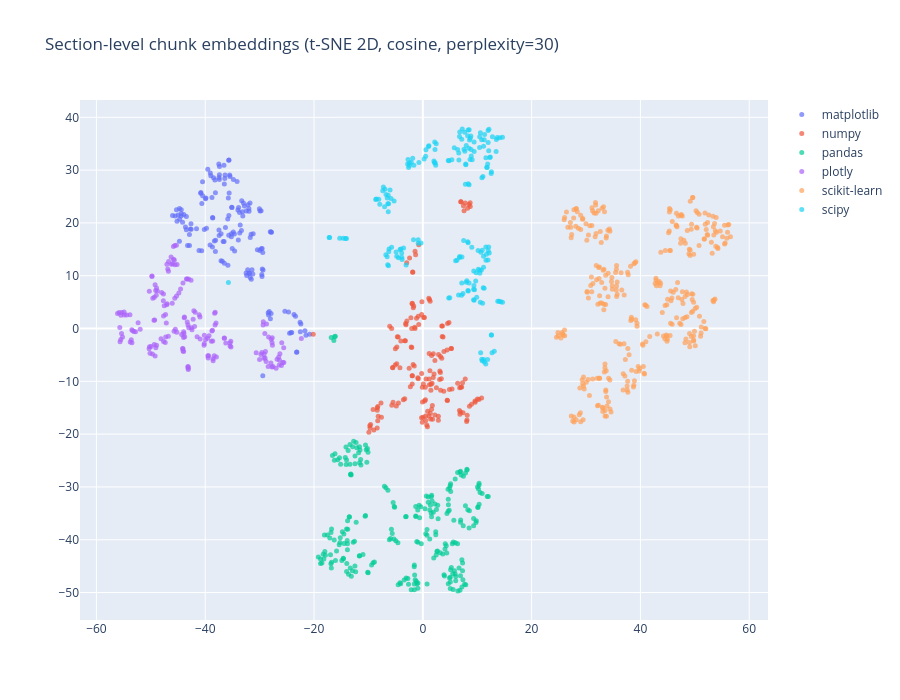

The notebook cell saved with this chart:
### Code cell
tsne_2d = plot_tsne(X, meta, dims=2)

### Figure 1 — Plotly figure (JSON) as saved in the notebook; plotly's stock layout.template omitted (floating-point values rounded to 4 significant figures; data arrays with more than 128 entries replaced by an {"elided": "..."} marker saying what was removed)
{"data": [{"hovertemplate": "%{text}<extra>matplotlib</extra>", "marker": {"opacity": 0.7, "size": 5}, "mode": "markers", "name": "matplotlib", "text": {"elided": "151 str values"}, "type": "scatter", "x": {"elided": "151 float values"}, "y": {"elided": "151 float values"}}, {"hovertemplate": "%{text}<extra>numpy</extra>", "marker": {"opacity": 0.7, "size": 5}, "mode": "markers", "name": "numpy", "text": {"elided": "164 str values"}, "type": "scatter", "x": {"elided": "164 float values"}, "y": {"elided": "164 float values"}}, {"hovertemplate": "%{text}<extra>pandas</extra>", "marker": {"opacity": 0.7, "size": 5}, "mode": "markers", "name": "pandas", "text": {"elided": "243 str values"}, "type": "scatter", "x": {"elided": "243 float values"}, "y": {"elided": "243 float values"}}, {"hovertemplate": "%{text}<extra>plotly</extra>", "marker": {"opacity": 0.7, "size": 5}, "mode": "markers", "name": "plotly", "text": {"elided": "174 str values"}, "type": "scatter", "x": {"elided": "174 float values"}, "y": {"elided": "174 float values"}}, {"hovertemplate": "%{text}<extra>scikit-learn</extra>", "marker": {"opacity": 0.7, "size": 5}, "mode": "markers", "name": "scikit-learn", "text": {"elided": "321 str values"}, "type": "scatter", "x": {"elided": "321 float values"}, "y": {"elided": "321 float values"}}, {"hovertemplate": "%{text}<extra>scipy</extra>", "marker": {"opacity": 0.7, "size": 5}, "mode": "markers", "name": "scipy", "text": {"elided": "190 str values"}, "type": "scatter", "x": {"elided": "190 float values"}, "y": {"elided": "190 float values"}}], "layout": {"height": 700, "title": {"text": "Section-level chunk embeddings (t-SNE 2D, cosine, perplexity=30)"}, "width": 900}}
